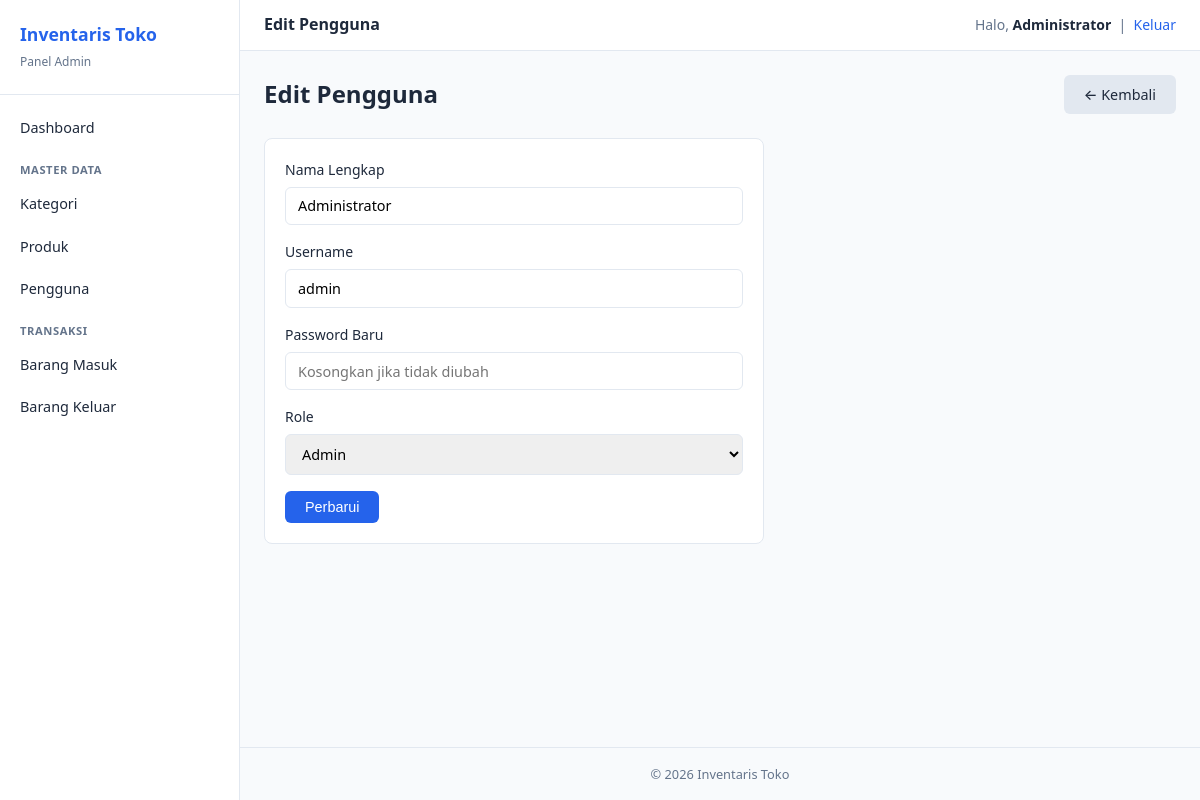
/admin/users/edit.php?id=1 (signed in), run on the app's committed database.
### tables this page shows
CREATE TABLE users (
    id_user INT AUTO_INCREMENT PRIMARY KEY,
    nama VARCHAR(100) NOT NULL,
    username VARCHAR(50) NOT NULL UNIQUE,
    password VARCHAR(255) NOT NULL,
    role ENUM('admin','user') NOT NULL,
    created_at TIMESTAMP DEFAULT CURRENT_TIMESTAMP
);

### auth/cek_login.php (called while the page is built, shortened)
<?php
function getBaseUrl(): string
{
    $script = $_SERVER['SCRIPT_NAME'];
    $pos = strpos($script, '/auth/');
    if ($pos === false) {
        $pos = strpos($script, '/admin/');
    }
    if ($pos !== false) {
        return substr($script, 0, $pos);
    }
    return '';
}

### admin/users/edit.php (the view, shortened to what this page needs)
<?php
require_once __DIR__ . '/../../config/database.php';
require_once __DIR__ . '/../../auth/cek_login.php';
$id = (int) ($_GET['id'] ?? 0);
$stmt = $pdo->prepare('SELECT * FROM users WHERE id_user = ?');
$stmt->execute([$id]);
$user = $stmt->fetch();
require_once __DIR__ . '/../../includes/header.php';
require_once __DIR__ . '/../../includes/sidebar.php';
?>
<div class="main-content">
    <?php require_once __DIR__ . '/../../includes/navbar.php'; ?>
    <div class="page-content">
        <div class="page-header">
            <h1>Edit Pengguna</h1>
            <a href="index.php" class="btn btn-secondary">&larr; Kembali</a>
        </div>
        <div class="card" style="max-width:500px;">
            <form method="POST" action="<?= getBaseUrl() ?>/process/users/edit.php">
                <div class="form-group">
                    <label for="nama">Nama Lengkap</label>
                    <input type="text" id="nama" name="nama" class="form-control"
                           value="<?= htmlspecialchars($user['nama']) ?>" required autofocus>
                </div>
                <div class="form-group">
                    <label for="username">Username</label>
                    <input type="text" id="username" name="username" class="form-control"
                           value="<?= htmlspecialchars($user['username']) ?>" required>
                </div>
                <div class="form-group">
                    <label for="password">Password Baru</label>
                    <input type="password" id="password" name="password" class="form-control"
                           placeholder="Kosongkan jika tidak diubah">
                </div>
                <div class="form-group">
                    <label for="role">Role</label>
                    <select id="role" name="role" class="form-control" required>
                        <option value="admin" <?= $user['role'] === 'admin' ? 'selected' : '' ?>>Admin</option>
                    </select>
                </div>
                <button type="submit" class="btn btn-primary">Perbarui</button>
            </form>
        </div>
    </div>
    <footer class="page-footer">&copy; <?= date('Y') ?> Inventaris Toko</footer>
</div>
<?php require_once __DIR__ . '/../../includes/footer.php'; ?>

### assets/css/style.css (style rules this page uses)
*, *::before, *::after { box-sizing: border-box; margin: 0; padding: 0; }
:root { --primary: #2563eb; --primary-dark: #1d4ed8; --success: #16a34a; --danger: #dc2626; --warning: #d97706; --bg: #f8fafc; --card: #ffffff; --border: #e2e8f0; --text: #1e293b; --text-muted: #64748b; --sidebar-width: 240px; }
body { font-family: 'Segoe UI', system-ui, -apple-system, sans-serif; background: var(--bg); color: var(--text); line-height: 1.6; min-height: 100vh; }
a { color: var(--primary); text-decoration: none; }
.btn { display: inline-block; padding: 0.5rem 1.25rem; border: none; border-radius: 6px; font-size: 0.9rem; font-weight: 500; cursor: pointer; text-decoration: none; transition: background 0.2s; }
.btn-primary { background: var(--primary); color: #fff; }
.btn-secondary { background: var(--border); color: var(--text); }
.form-group { margin-bottom: 1rem; }
.form-group label { display: block; margin-bottom: 0.35rem; font-size: 0.875rem; font-weight: 500; }
.form-control { width: 100%; padding: 0.55rem 0.75rem; border: 1px solid var(--border); border-radius: 6px; font-size: 0.9rem; font-family: inherit; }
select.form-control { cursor: pointer; }
.main-content { margin-left: var(--sidebar-width); flex: 1; display: flex; flex-direction: column; min-height: 100vh; }
.page-content { padding: 1.5rem; flex: 1; }
.page-header { display: flex; justify-content: space-between; align-items: center; margin-bottom: 1.5rem; }
.page-header h1 { font-size: 1.5rem; }
.card { background: var(--card); border: 1px solid var(--border); border-radius: 8px; padding: 1.25rem; margin-bottom: 1.5rem; }
.page-footer { text-align: center; padding: 1rem; color: var(--text-muted); font-size: 0.8rem; border-top: 1px solid var(--border); }

### data on the page
users: nama "Administrator", username "admin", role "Admin"

### other printed values
$pageTitle "Edit Pengguna"
$_SESSION['nama'] "Administrator"
